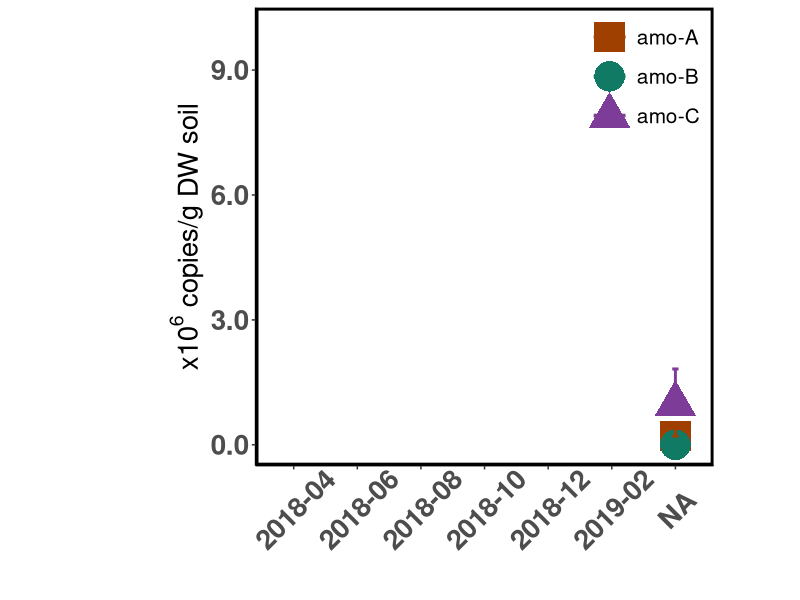
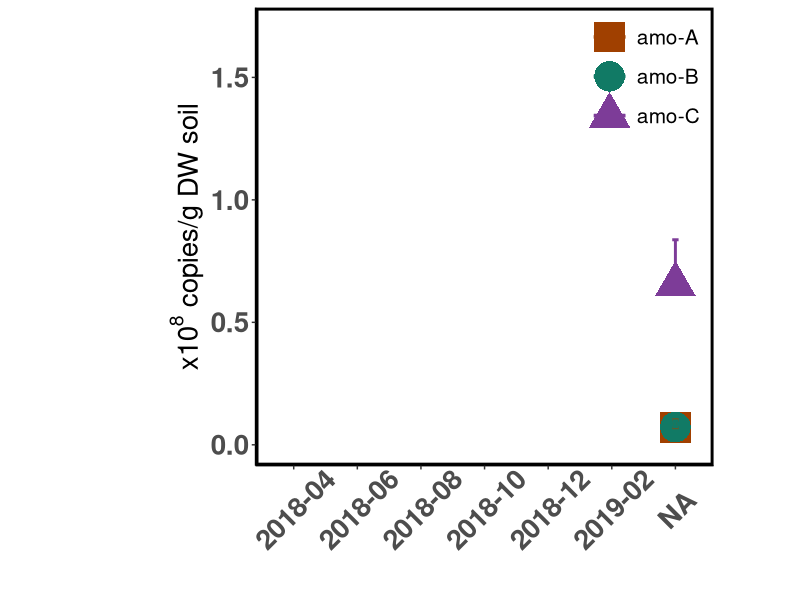
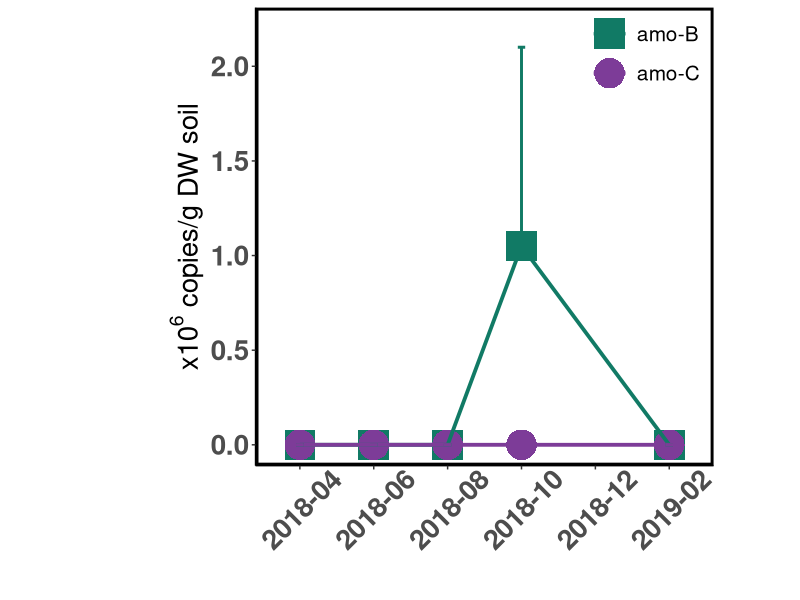
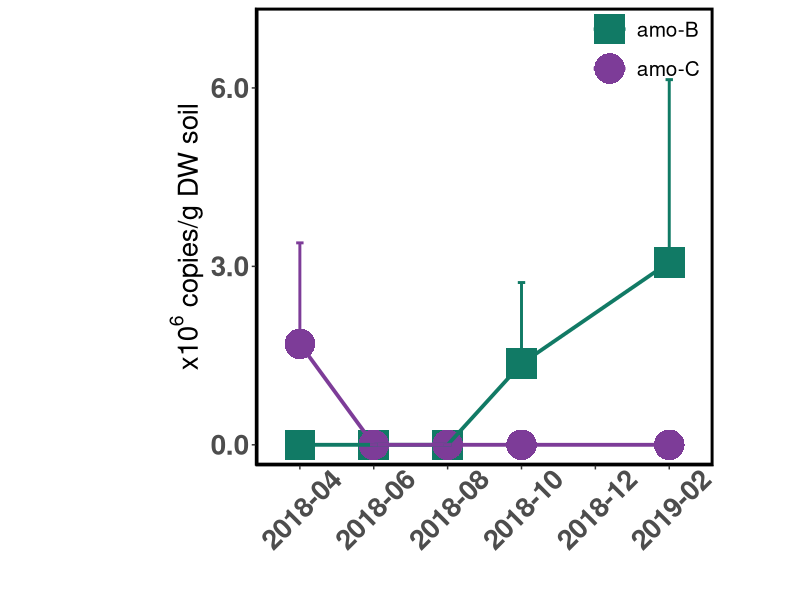

These figures' R source, in order:
################################################################################
#                                                                              #
# Analysis of metatranscriptomic dataset for PW + CW, 04.2018 - 02.2019        #
#                                                                              #
# Author: Anna Burns                                                           #
# Last edited: 15.01.2024                                                      #
# Last tested: 25.04.2024                                                      #
#                                                                              #
################################################################################

################################################################################
# Required packages                                                            #
################################################################################

library(dplyr)
library(stringr)
library(tidyverse)
library(RColorBrewer)
library(lubridate)

################################################################################
# Data upload                                                                  #
################################################################################

aoa <- read.csv('Data/mRNA.aoa.absolute.csv')

aob <- read.csv('Data/mRNA.aob.absolute.csv')

################################################################################
# Functions                                                                    #
################################################################################

################################################################################
# Code                                                                         #
################################################################################

# preparing aoa data

aoa$month <- factor(aoa$month, levels = c('18-Apr', '18-Jun', '18-Aug', '18-Oct', '18-Dec', '19-Feb'))

aoa_summary <- aoa %>% group_by(Site, month, Subunit) %>% summarise(mean = mean(Amount), sd = sd(Amount), n = n(), se = sd/sqrt(n))

aoa_summary$month <- factor(aoa_summary$month, levels = c('18-Apr', '18-Jun', '18-Aug', '18-Oct', '18-Dec', '19-Feb'), 
                              labels = c('2018-04', '2018-06', '2018-08', '2018-10', '2018-12', '2019-02'))

# preparing aob data

aob$month <- factor(aob$month, levels = c('18-Apr', '18-Jun', '18-Aug', '18-Oct', '18-Dec', '19-Feb'))

aob_summary <- aob %>% group_by(Site, month, Subunit) %>% summarise(mean = mean(Amount), sd = sd(Amount), n = n(), se = sd/sqrt(n))

aob_summary$month <- factor(aob_summary$month, levels = c('18-Apr', '18-Jun', '18-Aug', '18-Oct', '18-Dec', '19-Feb'), 
                            labels = c('2018-04', '2018-06', '2018-08', '2018-10', '2018-12', '2019-02'))

################################################################################
# Figures and Statistics                                                       #
################################################################################

# aoa

## coastal wet site

ggplot(aoa_summary[aoa_summary$Site == 'CW',], aes(x = month, y = mean, col = Subunit, group = Subunit)) +
  geom_point(aes(shape = Subunit), size = 10) + 
  geom_line(linewidth = 1.3) + 
  theme_classic() + 
  geom_errorbar(aes(ymax = mean + se, ymin = mean, color = Subunit), width = 0.1, linewidth = 1) +
  scale_shape_manual(values = c(15,16,17)) + 
  scale_color_manual(values = c("#A04000","#117A65","#7D3C98")) + 
  scale_y_continuous(limits = c(0, 1e7), breaks = c(0, 3e6, 6e6, 9e6), labels = c('0.0','3.0', '6.0','9.0')) +
  scale_x_discrete(drop = FALSE) + 
  labs(y = expression(paste(x10^{6}, ' copies/g DW soil')), x = '') + 
  theme(axis.title=element_text(size=20,face = "bold"),
        axis.title.y=element_text(margin = margin(l = 60)),
        axis.text.x = element_text(angle=45, vjust = 0.6),
        axis.text=element_text(size=20,face = "bold"),
        title = element_text(size = 20, face = 'bold'),
        panel.border = element_rect(linetype = "solid", colour = "black", fill = NA, size=2),
        panel.background = element_rect(fill = NA),panel.grid.major = element_blank(),legend.position = c(0.85,0.85),
        legend.text = element_text(size = 15),legend.key = element_rect(fill = NA),legend.title = element_blank(),
        legend.background = element_blank(),
        aspect.ratio = 1)

## percolation wet site

ggplot(aoa_summary[aoa_summary$Site == 'PW',], aes(x = month, y = mean, col = Subunit, group = Subunit)) +
  geom_point(aes(shape = Subunit), size = 10) + 
  geom_line(size = 1.3) + 
  theme_classic() + 
  geom_errorbar(aes(ymax = mean + se, ymin = mean, color = Subunit), width = 0.1, linewidth = 1) +
  scale_shape_manual(values = c(15,16,17)) + 
  scale_color_manual(values = c("#A04000","#117A65","#7D3C98")) + 
  scale_y_continuous(limits = c(0, 1.7e8), breaks = c(0, 5e7, 1e8, 1.5e8), labels = c('0.0','0.5','1.0','1.5')) +
  scale_x_discrete(drop = FALSE) + 
  labs(x = '', y = expression(paste(x10^{8}, ' copies/g DW soil'))) +
  theme(axis.title=element_text(size=20,face = "bold"),axis.text=element_text(size=20,face = "bold"),
        title = element_text(size = 20, face = 'bold'),
        axis.text.x = element_text(angle=45, vjust = 0.6),
        axis.title.y=element_text(margin = margin(l = 60)),
        panel.border = element_rect(linetype = "solid", colour = "black", fill = NA, size=2),
        panel.background = element_rect(fill = NA),panel.grid.major = element_blank(),legend.position = c(0.85,0.85),
        legend.text = element_text(size = 15),legend.key = element_rect(fill = NA),legend.title = element_blank(),
        legend.background = element_blank(),
        aspect.ratio = 1)

# aob

# coastal wet site

ggplot(aob_summary[aob_summary$Site == 'CW',], aes(x = month, y = mean, col = Subunit, group = Subunit)) +
  geom_point(aes(shape = Subunit), size = 10) + 
  geom_line(size = 1.3) + 
  theme_classic() + 
  geom_errorbar(aes(ymax = mean + se, ymin = mean, color = Subunit), width = 0.1, linewidth = 1) +
  scale_shape_manual(values = c(15,16,17)) + 
  scale_color_manual(values = c("#117A65","#7D3C98")) + 
  scale_y_continuous(limits = c(0, 2.2e6), breaks = c(0, 0.5e6, 1e6, 1.5e6,2e6), labels = c('0.0','0.5','1.0','1.5', '2.0')) +
  scale_x_discrete(drop = FALSE) + 
  labs(x = '', y = expression(paste(x10^{6}, ' copies/g DW soil'))) +
  theme(axis.title=element_text(size=20,face = "bold"),axis.text=element_text(size=20,face = "bold"),
        title = element_text(size = 20, face = 'bold'),
        axis.text.x = element_text(angle=45, vjust = 0.6),
        axis.title.y=element_text(margin = margin(l = 60)),
        panel.border = element_rect(linetype = "solid", colour = "black", fill = NA, size=2),
        panel.background = element_rect(fill = NA),panel.grid.major = element_blank(),legend.position = c(0.85,0.9),
        legend.text = element_text(size = 15),legend.key = element_rect(fill = NA),legend.title = element_blank(),
        legend.background = element_blank(),
        aspect.ratio = 1)

# percolation wet site

ggplot(aob_summary[aob_summary$Site == 'PW',], aes(x = month, y = mean, col = Subunit, group = Subunit)) +
  geom_point(aes(shape = Subunit), size = 10) + 
  geom_line(size = 1.3) + 
  theme_classic() + 
  geom_errorbar(aes(ymax = mean + se, ymin = mean, color = Subunit), width = 0.1, linewidth = 1) +
  scale_shape_manual(values = c(15,16,17)) + 
  scale_color_manual(values = c("#117A65","#7D3C98")) + 
  scale_y_continuous(limits = c(0,7e6), breaks = c(0, 3e6, 6e6), labels = c('0.0','3.0','6.0')) +
  scale_x_discrete(drop = FALSE) + 
  labs(x = '', y = expression(paste(x10^{6}, ' copies/g DW soil'))) +
  theme(axis.title=element_text(size=20,face = "bold"),axis.text=element_text(size=20,face = "bold"),
        title = element_text(size = 20, face = 'bold'),
        axis.text.x = element_text(angle=45, vjust = 0.6),
        axis.title.y=element_text(margin = margin(l = 60)),
        panel.border = element_rect(linetype = "solid", colour = "black", fill = NA, size=2),
        panel.background = element_rect(fill = NA),panel.grid.major = element_blank(),legend.position = c(0.85,0.91),
        legend.text = element_text(size = 15),legend.key = element_rect(fill = NA),legend.title = element_blank(),
        legend.background = element_blank(),
        aspect.ratio = 1)
